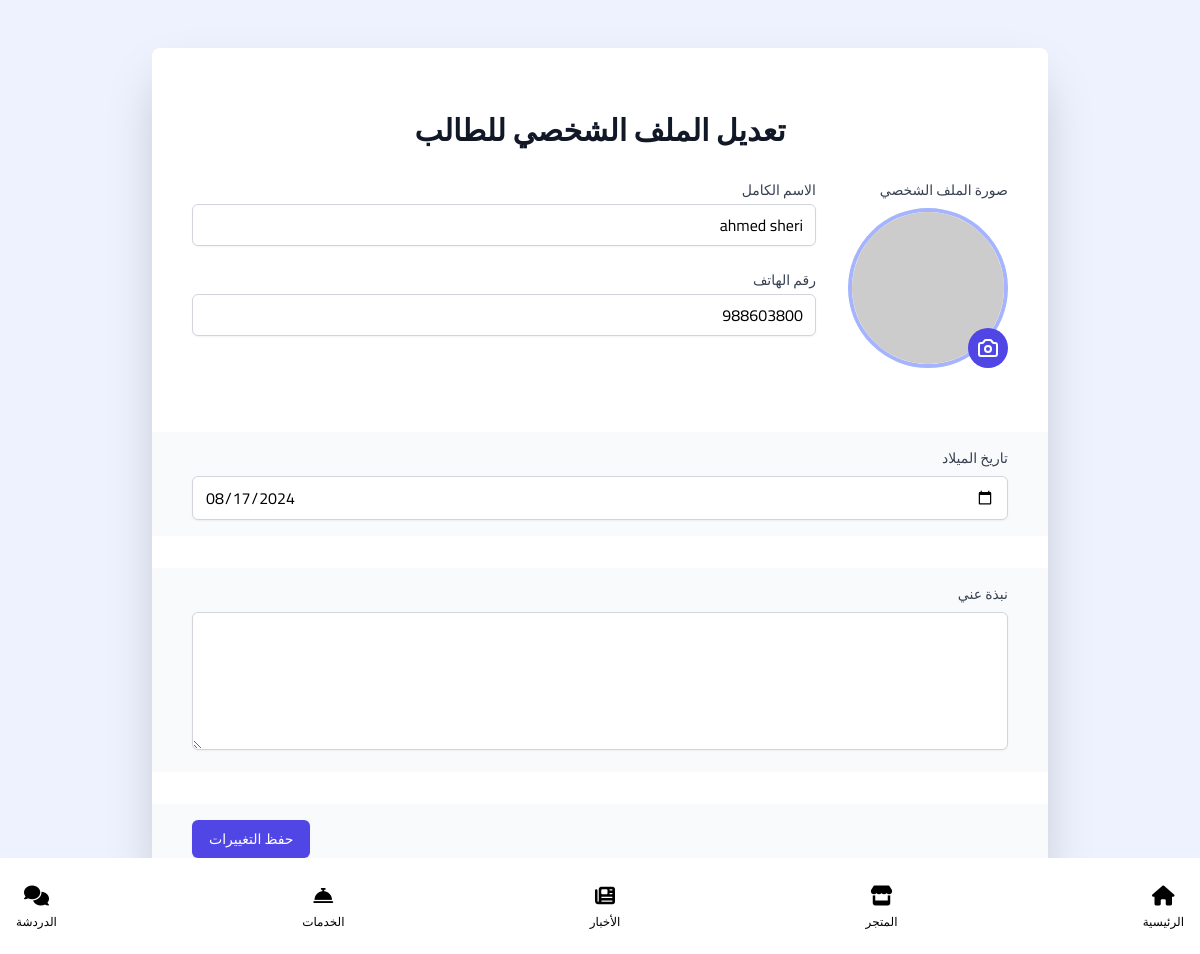
Screenshot of /EditStudentProfile/11 (signed in) with the database file from the repository.
### accounts/models.py (models this page shows, shortened)
class StudentProfile(models.Model):
    full_name = models.CharField(max_length=50)
    phone = models.CharField(max_length=50)
    birthday = models.DateField()
    has_subscription = models.BooleanField(default=False)
    subscription_start_date = models.DateTimeField(null=True, blank=True)
    subscription_end_date = models.DateTimeField(null=True, blank=True)
    about = models.TextField(null=True)
    club = models.ForeignKey('ClubsModel', on_delete=models.SET_NULL, null=True)
    creation_date = models.DateTimeField(auto_now_add=True)

### pages/views.py (the view)
# urls.py: path('EditStudentProfile/<int:id>', views.EditStudentProfile, name='EditStudentProfile'),
def EditStudentProfile(request, id):
    user = User.objects.get(id=id)
    userprofile = UserProfile.objects.get(user=user)
    student = userprofile.student_profile
    form = StudentProfileModelForm(instance=student)
    if request.method == 'POST':
        form = StudentProfileModelForm(request.POST, instance=student)
        if form.is_valid():
            form.save()
    return render(request, 'accounts/settings/Student/EditStudentProfile.html', {'form':form})

### pages/forms.py
class StudentProfileModelForm(forms.ModelForm):
    class Meta:
        model = StudentProfile
        fields = ['full_name', 'phone', 'birthday', 'about']
        widgets = {
        'full_name': forms.TextInput(attrs={'class':'w-full px-3 py-2 border border-gray-300 rounded-md shadow-sm focus:ring-indigo-500 focus:border-indigo-500'}),
        'phone': forms.TextInput(attrs={'class':'w-full px-3 py-2 border border-gray-300 rounded-md shadow-sm focus:ring-indigo-500 focus:border-indigo-500'}),
        'birthday': forms.TextInput(attrs={'type':'date', 'class':'w-full px-3 py-2 border border-gray-300 rounded-md shadow-sm focus:ring-indigo-500 focus:border-indigo-500'}),
        'about': forms.Textarea(attrs={'rows':'5', 'class':'w-full px-3 py-2 border border-gray-300 rounded-md shadow-sm focus:ring-indigo-500 focus:border-indigo-500'}),
        }

### messenger/templatetags/messenger_tags.py (called while the page is built)
@register.simple_tag
@stringfilter
def get_user_club(user_id):
    user = User.objects.get(id=user_id)
    club = getUserClub(user)
    return club

### messenger/views.py (called while the page is built)
def getUserClub(user):
    userprofile = user.userprofile
    if userprofile.account_type == '2':
        return userprofile.director_profile.club
    elif user.userprofile.account_type == '3':
        return userprofile.student_profile.club
    elif user.userprofile.account_type == '4':
        return userprofile.Coach_profile.club
    else:
        return None

### templates/accounts/settings/Student/EditStudentProfile.html (shortened to what this page needs)
{% extends 'base_student.html' %} {% load static %} {% block content %}
<div class="bg-indigo-50 min-h-screen flex items-center justify-center">
  <div class="container mx-auto py-12 px-4 sm:px-6 lg:px-8 mb-8 mb-8">
    <div
      class="bg-white shadow-2xl rounded-lg overflow-hidden max-w-4xl mx-auto"
    >
      <form method="post" enctype="multipart/form-data" class="space-y-8">
        <div class="px-6 py-8 sm:px-10">
          <h2 class="text-3xl font-extrabold text-gray-900 mb-8 text-center">
            تعديل الملف الشخصي للطالب
          </h2>
          <div
            class="flex flex-col lg:flex-row items-start space-y-8 lg:space-y-0 lg:space-x-8 lg:rtl:space-x-reverse"
          >
            <div class="flex-shrink-0 w-full lg:w-auto">
              <label
                for="profile_image_base64"
                class="block text-sm font-medium text-gray-700 mb-2"
                >صورة الملف الشخصي</label
              >
              <div class="relative">
                <img
                  class="h-40 w-40 rounded-full border-4 border-indigo-300 mx-auto lg:mx-0"
                  src="{{ student.user.userprofile.profile_image_base64|default:'https://via.placeholder.com/160' }}"
                  alt="صورة الملف الشخصي للطالب"
                />
                <div
                  class="absolute bottom-0 right-0 bg-indigo-600 rounded-full p-2 text-white"
                >
                </div>
              </div>
            </div>
            <div class="flex-grow space-y-6 w-full">
              <div>
                <label
                  for="full_name"
                  class="block text-sm font-medium text-gray-700 mb-1"
                  >الاسم الكامل</label
                >
                {{form.full_name}}
              </div>
              <div>
                <label
                  for="phone"
                  class="block text-sm font-medium text-gray-700 mb-1"
                  >رقم الهاتف</label
                >
                {{form.phone}}
              </div>
            </div>
          </div>
        </div>
        <div class="px-6 py-4 bg-gray-50 sm:px-10">
          <label
            for="birthday"
            class="block text-sm font-medium text-gray-700 mb-2"
            >تاريخ الميلاد</label
          >
          {{form.birthday}}
        </div>
        <div class="px-6 py-4 bg-gray-50 sm:px-10">
          <label
            for="birthday"
            class="block text-sm font-medium text-gray-700 mb-2"
            >نبذة عني</label
          >
          {{form.about}}
        </div>
        <div class="px-6 py-4 bg-gray-50 sm:px-10 flex justify-end">
          <button
            type="submit"
            class="inline-flex justify-center py-2 px-4 border border-transparent shadow-sm text-sm font-medium rounded-md text-white bg-indigo-600 hover:bg-indigo-700 focus:outline-none focus:ring-2 focus:ring-offset-2 focus:ring-indigo-500 transition duration-150 ease-in-out"
          >
            حفظ التغييرات
          </button>
        </div>
      </form>
    </div>
  </div>
</div>
{% endblock %}

### templates/base_student.html (style rules this page uses)
body { font-family: "Cairo", sans-serif; }

### rows the page displays
StudentProfile: full_name "ahmed sheri", phone "988603800", birthday "08/17/2024"
